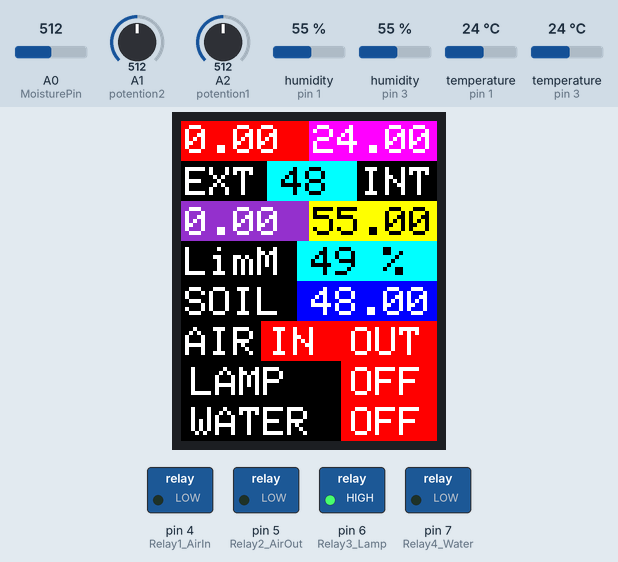
Recording of a sketch running on a simulated Arduino Uno, built with avr-gcc and run on an emulated ATmega328P. On the bench: 128×160 colour display, switched loads named in the sketch (green lamp = pin HIGH). The test bench sets the inputs (shaded band); at power-on: A2 (potention1) = 512, A0 (MoisturePin) = 512, temperature (sensors on pin 1, pin 3) 24 °C, A1 (potention2) = 512, humidity (sensors on pin 1, pin 3) 55 %. Pins used as bus, display or sensor lines are not drawn; what the sketch prints to the serial monitor is not drawn.

Above: at 1.3 s.
1.4 s: A2 (potention1) set to 287
At 6.3 s:
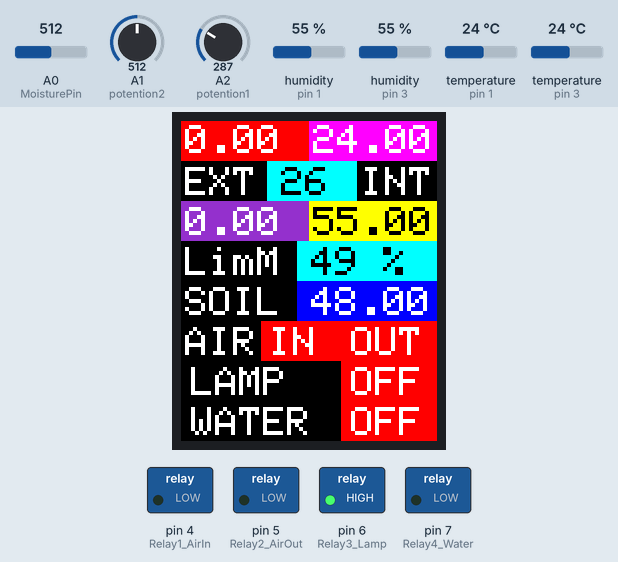
7.5 s: A2 (potention1) set to 260
At 11.0 s:
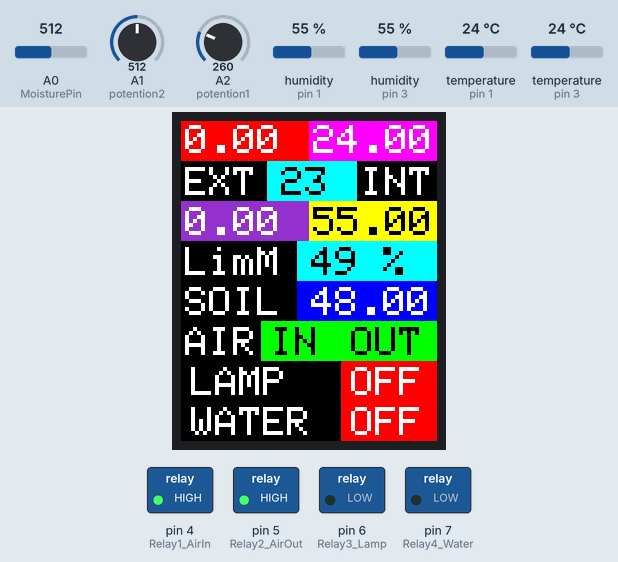
17.2 s: A0 (MoisturePin) set to 524
At 21.4 s:
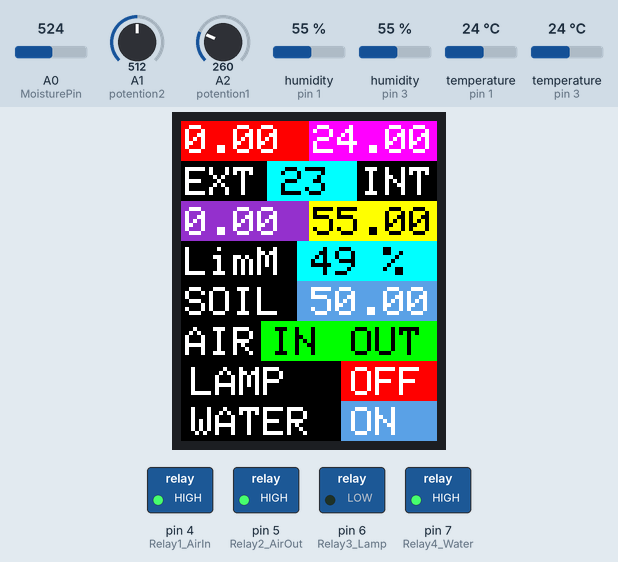
27.5 s: temperature (sensor on pin 1) set to 22.4 °C
At 31.9 s:
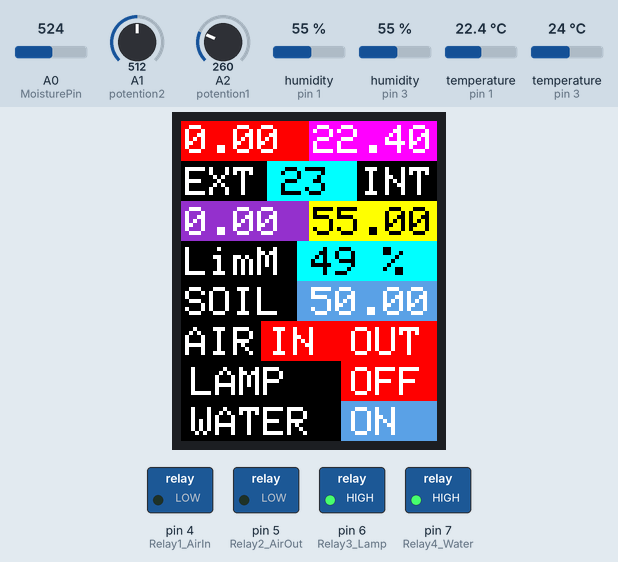
37.8 s: A1 (potention2) set to 716
At 42.3 s:
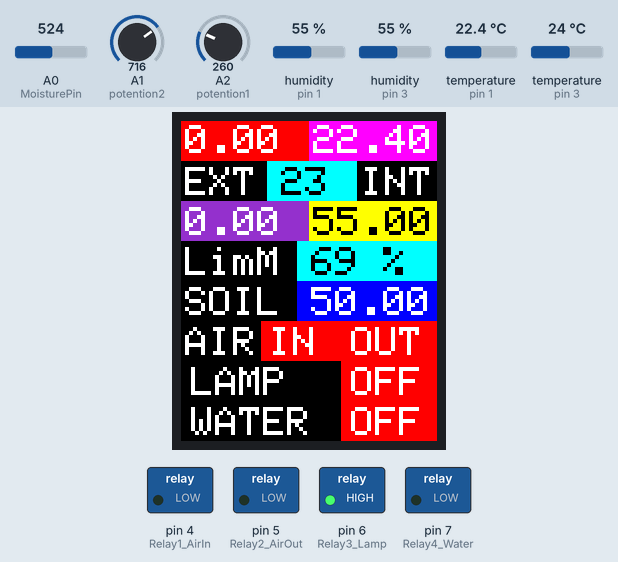
48.1 s: temperature (sensor on pin 1) set to 28 °C
At 52.9 s:
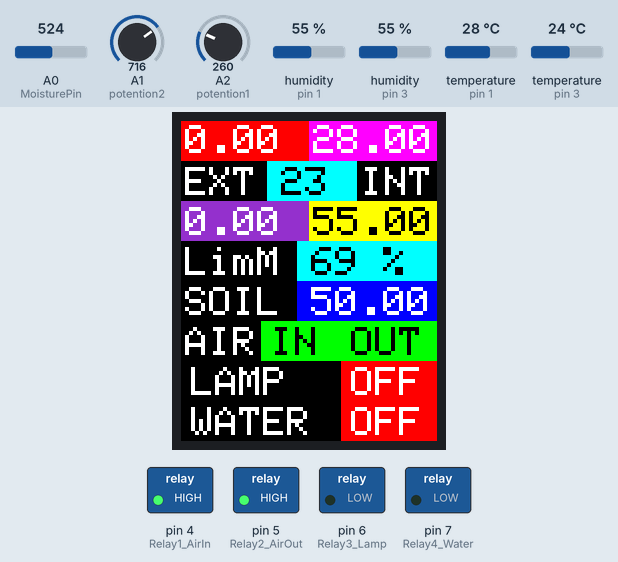
Timing chart, 0 to 54.4 s (numbered marks = the images above; inputs shaded):
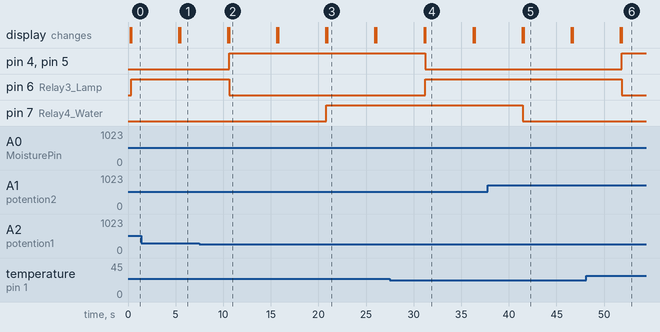

The sketch:

Greenhouse_System.ino
```cpp
// DHT22
#include <DHT.h>
#define DHTPIN 1
#define DHTPIN21 3
// #define DHTTYPE DHT11     // DHT 11)
#define DHTTYPE DHT22   // DHT 22 (AM2302), AM2321
#define DHTTYPE21 DHT21   // DHT 21 (AM2301)
DHT dht(DHTPIN, DHTTYPE); // Initialize DHT sensor for normal 16mhz Arduino
DHT dht21(DHTPIN21, DHTTYPE21); // Initialize DHT sensor for normal 16mhz Arduino

// 1.8 TFT LCD 128X 160
#include  <Adafruit_GFX.h>
#include  <Adafruit_ST7735.h>
#include <SPI.h>
//#include "Adafruit_SHT31.h"
//Adafruit_SHT31 sht31 = Adafruit_SHT31();

#define BLACK   0x0000
#define BLUE    0x001F
#define RED     0xF800
#define GREEN   0x07E0
#define MAGENTA 0xF81F
#define YELLOW  0xFFE0
#define WHITE   0xFFFF
#define GRAY    0x7BEF
#define LIGHT_GRAY 0xC618
#define LIME    0x87E0
#define AQUA    0x5D1C
#define CYAN    0x07FF
#define DARK_CYAN 0x03EF
#define ORANGE  0xFCA0
#define PINK    0xF97F
#define BROWN   0x8200
#define VIOLET  0x9199
#define SILVER  0xA510
#define GOLD    0xA508
#define NAVY    0x000F
#define MAROON  0x7800
#define PURPLE  0x780F
#define OLIVE   0x7BE0

#define TFT_SCLK  13
#define TFT_MOSI  11
#define TFT_CS    10
#define TFT_RST    9
#define TFT_DC     8

Adafruit_ST7735 tft = Adafruit_ST7735(TFT_CS,  TFT_DC, TFT_RST);

// Variable Definitions
float temp_internal;    // Stores internal temperature value
float hum_internal;     // Stores internal humidity value
float temp_external;    // Stores external temperature value
float hum_external;     // Stores external humidity value
int state;              // Condition of pins
int valMoisture = 0;    // Stores Moisture value
int kath = 5000;        // Delay
int LimM = 1023 ;       // Stores value after edit
int LimT = 25 ;         // Stores value after edit
int manytimes = 1;
int total;

//pin definitions
int MoisturePin = A0;   // Moisture Analog pin
int potention1 = A2;    // Potentiometer to change Temperature Limit
int potention2 = A1;    // Potentiometer to change Moisture Limit
int Relay1_AirIn = 4;   // airRelay1 Blower Air Fan IN
int Relay2_AirOut = 5;  // airRelay2 Blower Air Fan OUT
int Relay3_Lamp = 6;    // Relay3_Lamp Hot Lamp
int Relay4_Water = 7;   // Relay4_Water Pump
int soilPower = 2;      // Moisture Soil power


void setup() {

  Serial.begin(9600);

  dht.begin();  // DHT22 Starts
  dht21.begin();  // DHT21 Starts
  tft.initR(INITR_BLACKTAB);  // Initialize 1.8 TFT LCD 128 X 160
  tft.fillScreen(BLACK);
  tft.setRotation(0);

  // Initialize Sensor Moisture
  pinMode(soilPower, OUTPUT);   // Set D7 as an OUTPUT
  digitalWrite(soilPower, LOW); // Set to LOW, no power in the sensor

  // Initialize Relays
  pinMode(potention1, INPUT);
  pinMode(potention2, INPUT);
  pinMode(Relay1_AirIn, OUTPUT);
  pinMode(Relay2_AirOut, OUTPUT);
  pinMode(Relay3_Lamp, OUTPUT);
  pinMode(Relay4_Water, OUTPUT);

  digitalWrite(Relay1_AirIn, LOW);
  digitalWrite(Relay2_AirOut, LOW);
  digitalWrite(Relay3_Lamp, LOW);
  digitalWrite(Relay4_Water, LOW);
}

void loop() {
  // Read data from Sensors

// 1. Read data from Internal Sensor and store it to variables temp_internal and hum_internal
  hum_internal = dht21.readHumidity();
  temp_internal = dht21.readTemperature();

// 2. Read data from DHT22 and store it to variables hum and temp
  hum_internal = dht.readHumidity();
  temp_internal = dht.readTemperature();

  // This Function send power and then reads from Moisture Sensor
  int readSoil() ;
  digitalWrite(soilPower, HIGH); // turn D2 "On"
  delay(10); // wait 10 milliseconds giving time to Moisture Sensor
// 3. Read the SIG value (data) from the sensor and counted percent degrees
  valMoisture = (analogRead(MoisturePin) - 23) / 10;
  digitalWrite(soilPower, LOW); // turn power on D2 "Off"

// 4. Read from potentiometers limit of Temperature and Humidity
  LimT = (analogRead(potention1) - 23) / 10; // Read limit from Potentiometer
  LimM = (analogRead(potention2) - 21) / 10; // Read limit from Potentiometer


  // Print readed values of External and Internal Temperature
  tft.fillRect(0, 0, 64, 20, RED);
  printText1(temp_external, WHITE, 2, 2, 2);
  tft.fillRect(64, 0, 64, 20, MAGENTA);
  printText1(temp_internal, WHITE, 66, 2, 2);
  tft.fillRect(43, 20, 45, 20, CYAN);
  printText("EXT", WHITE, 2, 23, 2);
  tft.setCursor(50, 23);
  tft.setTextColor(BLACK);
  tft.print(LimT);
  printText("INT", WHITE, 90, 23, 2);

  // Print readed values of Internal and Internal Humidity
  tft.fillRect(0, 40, 64, 20, VIOLET);
  printText1(hum_external, WHITE, 2, 43, 2);
  tft.fillRect(64, 40, 64, 20, YELLOW);
  printText1(hum_internal, BLACK, 66, 43, 2);
  tft.fillRect(58, 60, 128, 20, CYAN);
  printText("LimM", WHITE, 2, 63, 2);
  tft.setCursor(65,63);
  tft.setTextColor(BLACK);
  tft.print(LimM);
  tft.print(" %");

  // Print on Serial Window readed values
  Serial.print("Counter = ");
  Serial.println(manytimes);
  Serial.print("TOTAL = ");
  Serial.println(total);
  state = digitalRead(Relay1_AirIn);
  Serial.print("Air In = ");
  Serial.println(state);
  state = digitalRead(Relay2_AirOut);
  Serial.print("Air Out = ");
  Serial.println(state);
  state = digitalRead(Relay3_Lamp);
  Serial.print("Lamp = ");
  Serial.println(state);
  state = digitalRead(Relay4_Water);
  Serial.print("Water = ");
  Serial.println(state);
  Serial.println("");

// 1. Check limit value for Moisture Soil Sensor and control Relay4_Water
  Serial.print("Soil: ");
  Serial.println(valMoisture);
  printText("SOIL", WHITE, 2, 83, 2);
  printText("WATER", WHITE, 5, 143, 2);
  if (valMoisture >= LimM) {
    digitalWrite(Relay4_Water, HIGH);
    tft.fillRect(58, 80, 128, 20, AQUA);
    printText1(valMoisture, WHITE, 65, 83, 2);
    tft.fillRect(80, 140, 128, 20, AQUA);
    printText("ON", WHITE, 85, 143, 2);
  }
  else {
    digitalWrite(Relay4_Water, LOW);
    tft.fillRect(58, 80, 128, 20, BLUE);
    printText1(valMoisture, WHITE, 65, 83, 2);
    tft.fillRect(80, 140, 128, 20, RED);
    printText("OFF", WHITE, 85, 143, 2);
  }

  printText("AIR ", WHITE, 2, 103, 2);
  printText("LAMP", WHITE, 5, 123, 2);

  // 2. Check greenhouse's Internal Condition and control Relays of Fans & Hot Lamp
  if (temp_internal >= LimT) {
    if (temp_internal > temp_external) {
      Serial.println("1. t_int >= LimT & t_int > t_ext");
      Serial.print(temp_internal);
      Serial.print(" >= ");
      Serial.print(LimT);
      Serial.print(" & > ");
      Serial.print(temp_external);
      Serial.println("   AirIn On - AirOut On - Lamp Off");

      tft.fillRect(40, 100, 42, 20, GREEN);
      printText("IN ", BLACK, 45, 103, 2);
      state = digitalRead(Relay1_AirIn);
      if (state == 1) {
        // do nothing
      }
      else {
        digitalWrite(Relay1_AirIn, HIGH);
      }

      tft.fillRect(80, 100, 128, 20, GREEN);
      printText("OUT", BLACK, 85, 103, 2);
      state = digitalRead(Relay2_AirOut);
      if (state == 1) {
        // do nothing
      }
      else {
        digitalWrite(Relay2_AirOut, HIGH);
      }

      tft.fillRect(80, 120, 128, 20, RED);
      printText("OFF", WHITE, 85, 123, 2);
      state = digitalRead(Relay3_Lamp);
      if (state == 0) {
        // do nothing
      }
      else {
        digitalWrite(Relay3_Lamp, LOW);
      }
    }
    else {
      Serial.println("else 1. t_int >= LimT & t_int < t_ext");
      Serial.print(temp_external);
      Serial.print(" > ");
      Serial.print(temp_internal);
      Serial.print(" >= ");
      Serial.print(LimT);
      Serial.println("   AirIn Off - AirOut On - Lamp Off");

      tft.fillRect(40, 100, 42, 20, RED);
      printText("IN ", WHITE, 45, 103, 2);
      state = digitalRead(Relay1_AirIn);
      if (state == 0) {
        // do nothing
      }
      else {
        digitalWrite(Relay1_AirIn, LOW);
      }
      tft.fillRect(80, 100, 128, 20, GREEN);
      printText("OUT", BLACK, 85, 103, 2);
      state = digitalRead(Relay2_AirOut);
      if (state == 1) {
        // do nothing
      }
      else {
        digitalWrite(Relay2_AirOut, HIGH);
      }

      tft.fillRect(80, 120, 128, 20, RED);
      printText("OFF", WHITE, 85, 123, 2);
      state = digitalRead(Relay3_Lamp);
      if (state == 0) {
        // do nothing
      }
      else {
        digitalWrite(Relay3_Lamp, LOW);
      }
    }
  }

  if (temp_internal < LimT) {
    if (temp_internal <= temp_external) {
      Serial.println("2. t_int < LimT & t_int >= t_ext");
      Serial.print(temp_external);
      Serial.print(" <= ");
      Serial.print(temp_internal);
      Serial.print(" < ");
      Serial.print(LimT);
      Serial.println("   AirIn ON - AirOut Off - Lamp On");

      tft.fillRect(40, 100, 42, 20, GREEN);
      printText("IN", BLACK, 50, 103, 2);
      if (state == 1) {
        // do nothing
      }
      else {
        digitalWrite(Relay1_AirIn, HIGH);
      }

      tft.fillRect(80, 100, 128, 20, RED);
      printText("OUT", WHITE, 85, 103, 2);
      state = digitalRead(Relay2_AirOut);
      if (state == 0) {
        // do nothing
      }
      else {
        digitalWrite(Relay2_AirOut, LOW);
      }

      tft.fillRect(80, 120, 128, 20, GREEN);
      printText("ON", BLACK, 85, 123, 2);
      state = digitalRead(Relay3_Lamp);
      if (state == 1) {
        // do nothing
      }
      else {
        digitalWrite(Relay3_Lamp, HIGH);
      }
    }
    else {
      Serial.println("else 2. t_int < LimT & t_int < t_ext");
      Serial.print(temp_internal);
      Serial.print(" < ");
      Serial.print(LimT);
      Serial.print(" & ");
      Serial.print(temp_external);
      Serial.println("AirIn OFF - AirOut Off - Lamp On");

      tft.fillRect(40, 100, 42, 20, RED);
      printText("IN", WHITE, 44, 103, 2);
      state = digitalRead(Relay1_AirIn);
      if (state == 0) {
        // do nothing
      }
      else {
        digitalWrite(Relay1_AirIn, LOW);
      }

      tft.fillRect(80, 100, 128, 20, RED);
      printText("OUT", WHITE, 85, 103, 2);
      state = digitalRead(Relay2_AirOut);
      if (state == 0) {
        // do nothing
      }
      else {
        digitalWrite(Relay2_AirOut, LOW);
      }

      tft.fillRect(80, 120, 128, 20, RED);
      printText("OFF", WHITE, 85, 123, 2);
      state = digitalRead(Relay3_Lamp);
      if (state == 1) {
        // do nothing
      }
      else {
        digitalWrite(Relay3_Lamp, HIGH);
      }
    }
  }

  // 3. Refresh screen after 50 times
  manytimes++;
  total++;

  if (manytimes == 50) {

    tft.fillScreen(BLACK);
    printText("Smart", LIME, 15, 20, 2);
    printText("GreenHouse", GREEN, 5, 50, 2);
    printText("v4.0", AQUA, 15, 80, 2);
    delay(3000);
    manytimes = 0;
  }

  delay(kath);
  tft.setTextSize(1);
  tft.fillRect(50, 80, 128, 40, BLACK);
  tft.setTextColor(WHITE);
}

// Function Print Text
void printText(char *text, uint16_t color, int x, int y, int textSize)
{
  tft.setCursor(x, y);
  tft.setTextColor(color);
  tft.setTextSize(textSize);
  tft.setTextWrap(true);
  tft.print(text);
  // printText("MAX", RED,18,130,1);
}

// Function Print float
void printText1(float num, uint16_t color, int x, int y, int textSize)
{
  tft.setCursor(x, y);
  tft.setTextColor(color);
  tft.setTextSize(textSize);
  tft.setTextWrap(true);
  tft.print(num);
  // printText1(value, RED,18,130,1);
}
```

Measured:
- the behaviour switches between 273 and 272 on A2 (potention1) (found by bisection; images 1 and 2)
- the behaviour switches between 512 and 513 on A0 (MoisturePin) (found by bisection; images 2 and 3)
- the behaviour switches between 23 and 22.9 °C on temperature (sensor on pin 1) (found by bisection; images 3 and 4)
- after the input at 7.5 s, pin 4 (Relay1_AirIn), pin 5 (Relay2_AirOut): LOW → HIGH after 3.1 s; pin 6 (Relay3_Lamp): HIGH → LOW after 3.1 s
- after the input at 17.2 s, pin 7 (Relay4_Water): LOW → HIGH after 3.6 s; the display: first differs from a run without the input after 3.6 s (image 3 shows a later state)
- after the input at 27.5 s, pin 4 (Relay1_AirIn), pin 5 (Relay2_AirOut): HIGH → LOW after 3.7 s; pin 6 (Relay3_Lamp): LOW → HIGH after 3.7 s
- after the input at 37.8 s, pin 7 (Relay4_Water): HIGH → LOW after 3.6 s
- after the input at 48.1 s, pin 4 (Relay1_AirIn), pin 5 (Relay2_AirOut): LOW → HIGH after 3.8 s; pin 6 (Relay3_Lamp): HIGH → LOW after 3.8 s
